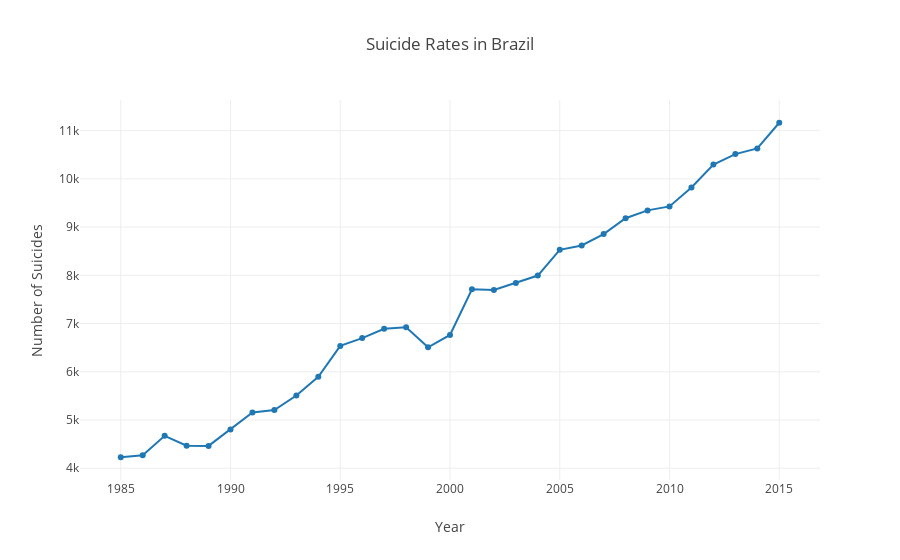

The notebook cell this image was saved under:
### Code cell
trace_plot(dt_country, categories=['Brazil'], title='Suicide Rates in Brazil', x_label='Year', y_label='Number of Suicides')

### Figure 1 — Plotly figure (JSON) as saved in the notebook; plotly's stock layout.template omitted (floating-point values rounded to 4 significant figures)
{"data": [{"mode": "lines+markers", "name": "Brazil", "type": "scatter", "uid": "2b949fc0-a341-4055-b5c7-ba6f819fd53f", "x": [1985, 1986, 1987, 1988, 1989, 1990, 1991, 1992, 1993, 1994, 1995, 1996, 1997, 1998, 1999, 2000, 2001, 2002, 2003, 2004, 2005, 2006, 2007, 2008, 2009, 2010, 2011, 2012, 2013, 2014, 2015], "y": [4228, 4271, 4672, 4466, 4463, 4803, 5156, 5207, 5508, 5896, 6536, 6698, 6891, 6922, 6507, 6763, 7710, 7697, 7839, 7995, 8529, 8618, 8855, 9184, 9346, 9429, 9822, 10295, 10513, 10631, 11163]}], "layout": {"title": {"text": "Suicide Rates in Brazil"}, "xaxis": {"title": {"text": "Year"}}, "yaxis": {"title": {"text": "Number of Suicides"}}}}
